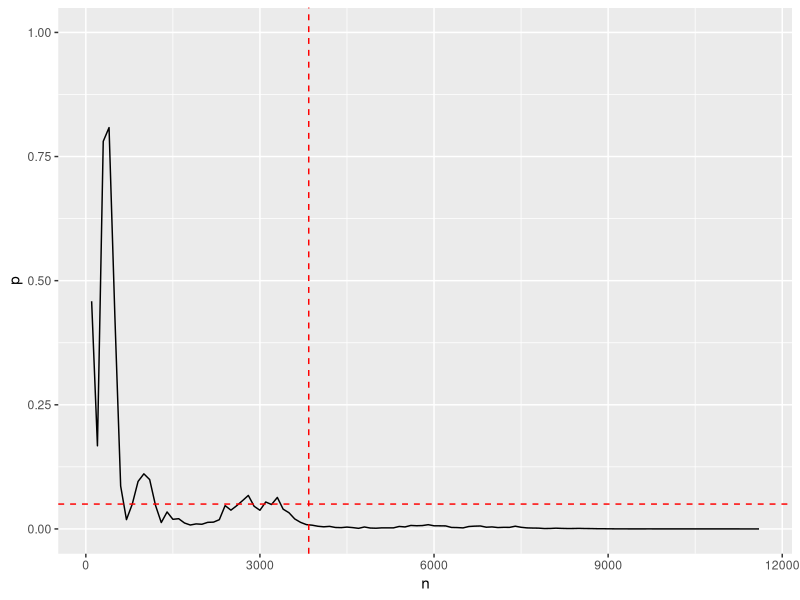
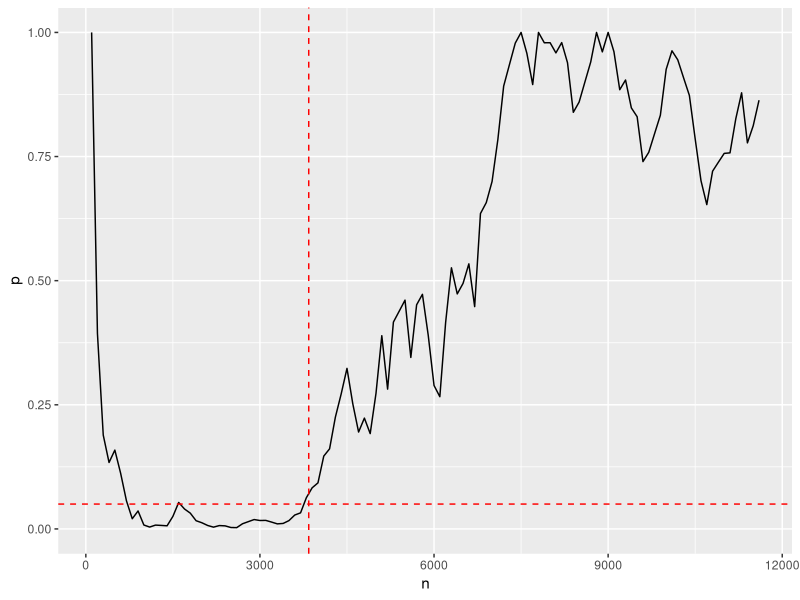

These figures' R source, in order: (Note: this script raises an error after producing the figures.)
## ---- chunk 1
knitr::opts_chunk$set(echo = TRUE)

library("ggplot2")
library("tibble")
library("purrr")
library("dplyr")
## ---- chunk 2
cr_a <- 0.1
## ---- chunk 3
up <- 20
## ---- chunk 4
cr_b <- cr_a + cr_a * up / 100
cr_b
## ---- chunk 5
sig <- 0.05
power <- 0.8
## ---- chunk 6
n_group <- ceiling(power.prop.test(p1 = cr_a, p2 = cr_b, sig.level = sig, power = power)$n)
n_group
## ---- chunk 7
test <- function(a, b, n) { 
  prop.test(c(a, b), c(n, n), conf.level = 1 - sig)$p.value
}

run <- function(b, n, cr_a, cr_b) {
  n <- ceiling(n / b)
  ns <- seq(b, by = b, length.out = n)
  sc_a <- cumsum(rbinom(n, b, cr_a))
  sc_b <- cumsum(rbinom(n, b, cr_b))
  
  ps <- mapply(test, sc_a, sc_b, ns)
  
  tibble(n = ns, ca = sc_a, cb = sc_b, p = ps)
}
## ---- chunk 8
b <- 100
n <- n_group * 3
## ---- chunk 9
set.seed(1213)
e1 <- run(b, n, cr_a, cr_b)

ggplot(e1, aes(n, p)) + 
  geom_line() + 
  geom_hline(yintercept = sig, colour = "red", linetype = "dashed") +
  geom_vline(xintercept = n_group, colour = "red", linetype = "dashed") +
  ylim(c(0, 1))
## ---- chunk 10
r <- function(i) {
  set.seed(1000 + i)
  e <- run(b, n, cr_a, cr_a)
  
  c(seed = 1000+i, cnt = sum(e$p[1:floor(n_group / b)] < sig))
}

e2 <- lapply(1:1000, r)
e2 <- do.call(rbind, e2)

head(e2[order(e2[, "cnt"], decreasing = TRUE), ])
## ---- chunk 11
set.seed(1563)
e <- run(b, n, cr_a, cr_a)
  
ggplot(e, aes(n, p)) + 
  geom_line() + 
  geom_hline(yintercept = sig, colour = "red", linetype = "dashed") +
  geom_vline(xintercept = n_group, colour = "red", linetype = "dashed") +
  ylim(c(0, 1))
## ---- chunk 12
e %>%
  gather(ca, cb, key = "version", value = "count") %>%
  ggplot(aes(n, count, colour = version)) +
  geom_line() +
  geom_vline(xintercept = n_group, colour = "red", linetype = "dashed")
## ---- chunk 13
l1 <- rerun(100, run(b, n, cr_a, cr_b))
l1 <- bind_rows(l1, .id = "run")

ggplot(l1, aes(n, p, group = run)) +
  geom_line(colour = rgb(0, 0, 0, 0.2)) + 
  geom_vline(xintercept = n_group, colour = "red", linetype = "dashed") +
  geom_hline(yintercept = sig, colour = "red", linetype = "dashed")

l1 %>%
  filter(n > n_group) %>%
  group_by(run) %>%
  summarize(a = any(p > 0.05)) %>%
  select(a) %>%
  table() %>%
  prop.table() * 100
## ---- chunk 14
l2 <- rerun(100, run(b, n, cr_a, cr_a))
l2 <- bind_rows(l2, .id = "run")

ggplot(l2, aes(n, p, group = run)) +
  geom_line(colour = rgb(0, 0, 0, 0.2)) + 
  geom_vline(xintercept = n_group, colour = "red", linetype = "dashed") +
  geom_hline(yintercept = sig, colour = "red", linetype = "dashed")


l1 %>%
  filter(n == n_group) %>%
  group_by(run) %>%
  summarize(a = any(p < 0.05)) %>%
  select(a) %>%
  table() %>%
  prop.table() * 100

## ---- chunk 15
s <- ceiling(n_group/100)
e <- ceiling(n_group * 3 / 100)

prop.table(table(colSums(l[s, , drop = FALSE] < 0.05) > 0)) * 100
prop.table(table(colSums(l[s:e, , drop = FALSE] < 0.05) > 0)) * 100
prop.table(table(colSums(l[, , drop = FALSE] < 0.05) > 0)) * 100
